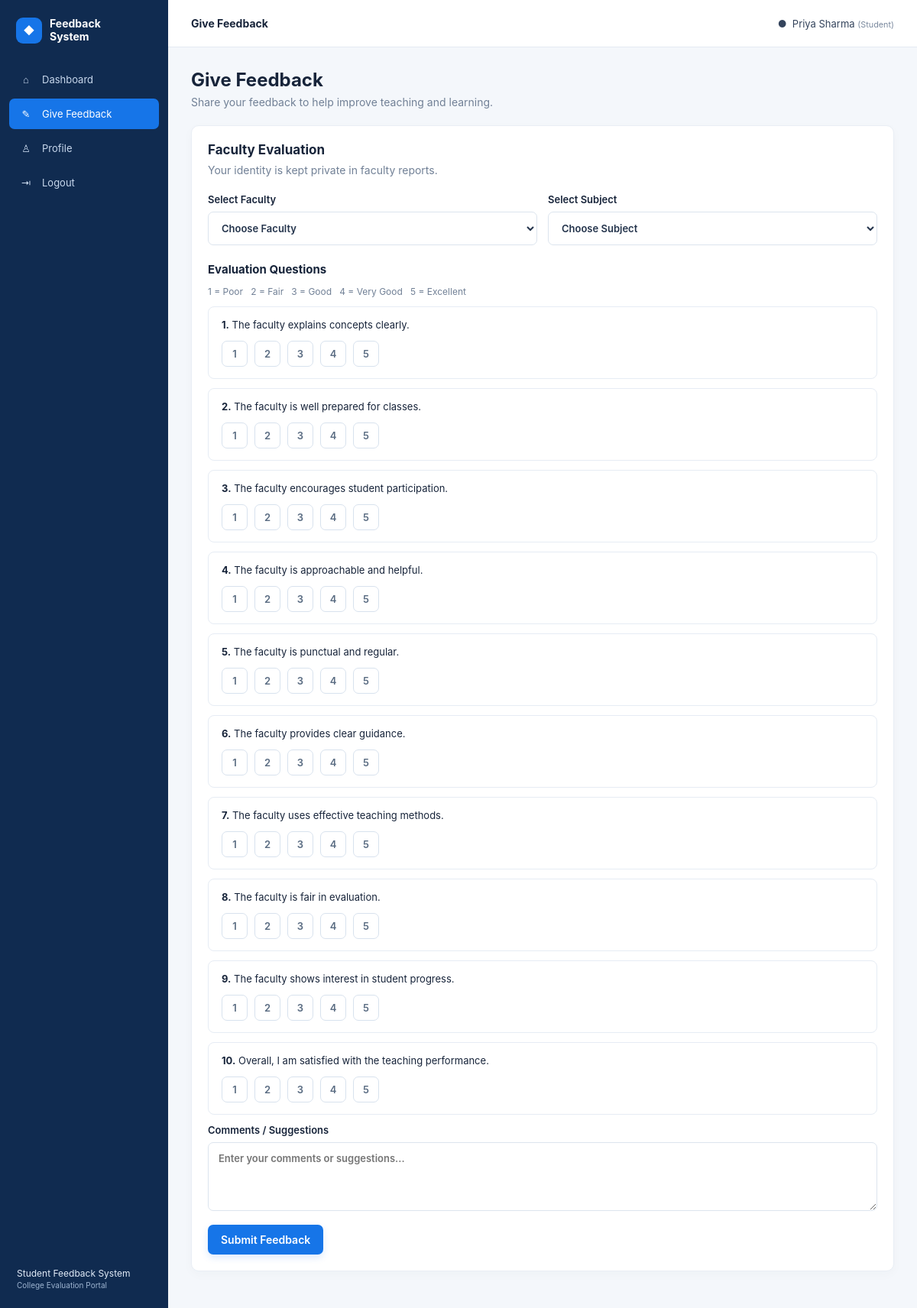
/feedback.php (signed in), run on the app's committed database.
### tables this page shows
CREATE TABLE questions (
  id INT AUTO_INCREMENT PRIMARY KEY,
  question_text VARCHAR(255) NOT NULL,
  category VARCHAR(100) DEFAULT NULL,
  status ENUM('active','inactive') DEFAULT 'active',
  created_at TIMESTAMP DEFAULT CURRENT_TIMESTAMP
);

### feedback.php (the view, shortened to what this page needs)
<?php
require_once "config.php"; require_role("student");
$uid=(int)$_SESSION["user_id"]; $error="";
$questions=$pdo->query("SELECT id,question_text FROM questions WHERE status='active' ORDER BY id")->fetchAll();
app_header("Give Feedback"); ?>
<div class="welcome"><div><h1>Give Feedback</h1><p>Share your feedback to help improve teaching and learning.</p></div></div>
<div class="panel feedback-panel"><h2>Faculty Evaluation</h2><p class="muted">Your identity is kept private in faculty reports.</p><?php if($error): ?><div class="alert error"><?=e($error)?></div><?php endif; ?>
<form method="post" id="feedbackForm"><div class="two-col select-row"><label>Select Faculty<select name="faculty_id" required><option value="">Choose Faculty</option></select></label><label>Select Subject<select name="subject_id" required><option value="">Choose Subject</option></select></label></div>
<h3>Evaluation Questions</h3><p class="muted small">1 = Poor &nbsp; 2 = Fair &nbsp; 3 = Good &nbsp; 4 = Very Good &nbsp; 5 = Excellent</p>
<?php foreach($questions as $i=>$q): ?><div class="question-card"><p><b><?=$i+1?>.</b> <?=e($q["question_text"])?></p><div class="rating-group"><?php for($n=1;$n<=5;$n++): ?><label class="rating-option"><span><?=$n?></span></label><?php endfor; ?></div></div><?php endforeach; ?>
<label>Comments / Suggestions<textarea name="comment" rows="4" maxlength="1000" placeholder="Enter your comments or suggestions..."><?=e($_POST["comment"]??"")?></textarea></label><div class="form-actions"><button class="btn primary" type="submit">Submit Feedback</button></div></form></div>

### style.css (style rules this page uses)
* { box-sizing:border-box }
:root { --navy:#102f61;--blue:#1675e8;--text:#17243a;--muted:#718096;--line:#e4eaf2;--bg:#f4f7fb }
body { margin:0;font-family:Inter,"Segoe UI",Arial,sans-serif;color:var(--text);background:var(--bg);font-size:14px }
button,input,select,textarea { font:inherit }
.muted { color:var(--muted) }
.small { font-size:12px }
label { display:grid;gap:8px;font-weight:600;font-size:13px }
input,select,textarea { width:100%;padding:12px 13px;border:1px solid #dce4ee;border-radius:7px;background:#fff;color:#24344c;outline:none }
.btn { display:inline-flex;align-items:center;justify-content:center;border:0;border-radius:7px;padding:11px 17px;cursor:pointer;font-weight:600;text-decoration:none;transition:.15s }
.primary { background:#1675e8;color:#fff;box-shadow:0 4px 10px #1675e826 }
.two-col { display:grid;grid-template-columns:1fr 1fr;gap:14px }
.app-body { display:flex;min-height:100vh }
.welcome { display:flex;align-items:center;justify-content:space-between;margin-bottom:22px }
.welcome h1 { font-size:24px;margin:0 0 6px }
.welcome p { margin:0;color:var(--muted) }
.panel { background:#fff;border:1px solid #e9eef5;border-radius:10px;padding:21px;margin-bottom:20px;box-shadow:0 4px 14px #263d5907 }
.panel h2 { font-size:17px;margin:0 0 15px }
.feedback-panel { max-width:950px }
.feedback-panel>p { margin-top:-7px }
.select-row { margin:22px 0 }
.feedback-panel h3 { font-size:15px;margin:22px 0 6px }
.question-card { border:1px solid #e6ecf4;border-radius:8px;padding:15px 17px;margin:12px 0 }
.question-card p { margin:0 0 13px;font-size:13px }
.rating-group { display:flex;gap:9px }
.rating-option { display:block;cursor:pointer }
.rating-option span { display:grid;place-items:center;width:34px;height:34px;border:1px solid #d8e2ee;border-radius:7px;color:#5a6c82;font-weight:600 }
.feedback-panel textarea { resize:vertical }
.form-actions { margin-top:18px }

### data on the page
questions: question_text "The faculty explains concepts clearly."
questions: question_text "The faculty is well prepared for classes."
questions: question_text "The faculty encourages student participation."
questions: question_text "The faculty is approachable and helpful."
questions: question_text "The faculty is punctual and regular."
questions: question_text "The faculty provides clear guidance."
questions: question_text "The faculty uses effective teaching methods."
questions: question_text "The faculty is fair in evaluation."
questions: question_text "The faculty shows interest in student progress."
questions: question_text "Overall, I am satisfied with the teaching performance."

### other printed values
$item[1] "⌂"
$item[0] "Dashboard"
$item[1] "✎"
$item[0] "Give Feedback"
$item[1] "♙"
$item[0] "Profile"
$title "Give Feedback"
$name "Priya Sharma"
$role "Student"
